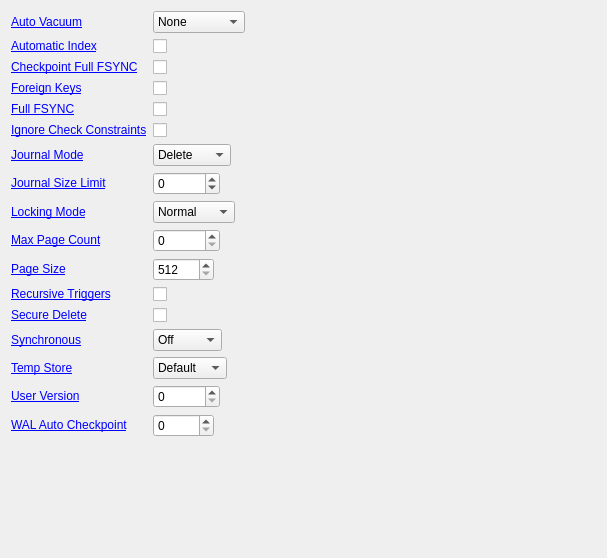
          <widget class="QWidget" name="scrollAreaWidgetContents">
           <property name="geometry">
            <rect>
             <x>0</x>
             <y>0</y>
             <width>607</width>
             <height>558</height>
            </rect>
           </property>
           <layout class="QFormLayout" name="formLayout">
            <property name="fieldGrowthPolicy">
             <enum>QFormLayout::ExpandingFieldsGrow</enum>
            </property>
            <item row="0" column="0">
             <widget class="QLabel" name="labelPragmaAutoVacuum">
              <property name="text">
               <string>&lt;html&gt;&lt;head/&gt;&lt;body&gt;&lt;p&gt;&lt;a href=&quot;http://www.sqlite.org/pragma.html#pragma_auto_vacuum&quot;&gt;&lt;span style=&quot; text-decoration: underline; color:#0000ff;&quot;&gt;Auto Vacuum&lt;/span&gt;&lt;/a&gt;&lt;/p&gt;&lt;/body&gt;&lt;/html&gt;</string>
              </property>
              <property name="openExternalLinks">
               <bool>true</bool>
              </property>
              <property name="textInteractionFlags">
               <set>Qt::LinksAccessibleByMouse</set>
              </property>
              <property name="buddy">
               <cstring>comboboxPragmaAutoVacuum</cstring>
              </property>
             </widget>
            </item>
            <item row="0" column="1">
             <widget class="QComboBox" name="comboboxPragmaAutoVacuum">
              <item>
               <property name="text">
                <string>None</string>
               </property>
              </item>
              <item>
               <property name="text">
                <string>Full</string>
               </property>
              </item>
              <item>
               <property name="text">
                <string>Incremental</string>
               </property>
              </item>
             </widget>
            </item>
            <item row="1" column="0">
             <widget class="QLabel" name="labelPragmaAutomaticIndex">
              <property name="text">
               <string>&lt;html&gt;&lt;head/&gt;&lt;body&gt;&lt;p&gt;&lt;a href=&quot;http://www.sqlite.org/pragma.html#pragma_automatic_index&quot;&gt;&lt;span style=&quot; text-decoration: underline; color:#0000ff;&quot;&gt;Automatic Index&lt;/span&gt;&lt;/a&gt;&lt;/p&gt;&lt;/body&gt;&lt;/html&gt;</string>
              </property>
              <property name="openExternalLinks">
               <bool>true</bool>
              </property>
              <property name="buddy">
               <cstring>checkboxPragmaAutomaticIndex</cstring>
              </property>
             </widget>
            </item>
            <item row="1" column="1">
             <widget class="QCheckBox" name="checkboxPragmaAutomaticIndex">
              <property name="text">
               <string/>
              </property>
             </widget>
            </item>
            <item row="2" column="0">
             <widget class="QLabel" name="labelPragmaCheckpointFullFsync">
              <property name="text">
               <string>&lt;html&gt;&lt;head/&gt;&lt;body&gt;&lt;p&gt;&lt;a href=&quot;http://www.sqlite.org/pragma.html#pragma_checkpoint_fullfsync&quot;&gt;&lt;span style=&quot; text-decoration: underline; color:#0000ff;&quot;&gt;Checkpoint Full FSYNC&lt;/span&gt;&lt;/a&gt;&lt;/p&gt;&lt;/body&gt;&lt;/html&gt;</string>
              </property>
              <property name="openExternalLinks">
               <bool>true</bool>
              </property>
              <property name="buddy">
               <cstring>checkboxPragmaCheckpointFullFsync</cstring>
              </property>
             </widget>
            </item>
            <item row="2" column="1">
             <widget class="QCheckBox" name="checkboxPragmaCheckpointFullFsync">
              <property name="text">
               <string/>
              </property>
             </widget>
            </item>
            <item row="3" column="0">
             <widget class="QLabel" name="labelPragmaForeignKeys">
              <property name="text">
               <string>&lt;html&gt;&lt;head/&gt;&lt;body&gt;&lt;p&gt;&lt;a href=&quot;http://www.sqlite.org/pragma.html#pragma_foreign_keys&quot;&gt;&lt;span style=&quot; text-decoration: underline; color:#0000ff;&quot;&gt;Foreign Keys&lt;/span&gt;&lt;/a&gt;&lt;/p&gt;&lt;/body&gt;&lt;/html&gt;</string>
              </property>
              <property name="openExternalLinks">
               <bool>true</bool>
              </property>
              <property name="buddy">
               <cstring>checkboxPragmaForeignKeys</cstring>
              </property>
             </widget>
            </item>
            <item row="3" column="1">
             <widget class="QCheckBox" name="checkboxPragmaForeignKeys">
              <property name="text">
               <string/>
              </property>
             </widget>
            </item>
            <item row="4" column="0">
             <widget class="QLabel" name="labelPragmaFullFsync">
              <property name="text">
               <string>&lt;html&gt;&lt;head/&gt;&lt;body&gt;&lt;p&gt;&lt;a href=&quot;http://www.sqlite.org/pragma.html#pragma_fullfsync&quot;&gt;&lt;span style=&quot; text-decoration: underline; color:#0000ff;&quot;&gt;Full FSYNC&lt;/span&gt;&lt;/a&gt;&lt;/p&gt;&lt;/body&gt;&lt;/html&gt;</string>
              </property>
              <property name="openExternalLinks">
               <bool>true</bool>
              </property>
              <property name="buddy">
               <cstring>checkboxPragmaFullFsync</cstring>
              </property>
             </widget>
            </item>
            <item row="4" column="1">
             <widget class="QCheckBox" name="checkboxPragmaFullFsync">
              <property name="text">
               <string/>
              </property>
             </widget>
            </item>
            <item row="5" column="0">
             <widget class="QLabel" name="labelPragmaIgnoreCheckConstraints">
              <property name="text">
               <string>&lt;html&gt;&lt;head/&gt;&lt;body&gt;&lt;p&gt;&lt;a href=&quot;http://www.sqlite.org/pragma.html#pragma_ignore_check_constraints&quot;&gt;&lt;span style=&quot; text-decoration: underline; color:#0000ff;&quot;&gt;Ignore Check Constraints&lt;/span&gt;&lt;/a&gt;&lt;/p&gt;&lt;/body&gt;&lt;/html&gt;</string>
              </property>
              <property name="openExternalLinks">
               <bool>true</bool>
              </property>
              <property name="buddy">
               <cstring>checkboxPragmaIgnoreCheckConstraints</cstring>
              </property>
             </widget>
            </item>
            <item row="5" column="1">
             <widget class="QCheckBox" name="checkboxPragmaIgnoreCheckConstraints">
              <property name="text">
               <string/>
              </property>
             </widget>
            </item>
            <item row="6" column="0">
             <widget class="QLabel" name="labelPragmaJournalMode">
              <property name="text">
               <string>&lt;html&gt;&lt;head/&gt;&lt;body&gt;&lt;p&gt;&lt;a href=&quot;http://www.sqlite.org/pragma.html#pragma_journal_mode&quot;&gt;&lt;span style=&quot; text-decoration: underline; color:#0000ff;&quot;&gt;Journal Mode&lt;/span&gt;&lt;/a&gt;&lt;/p&gt;&lt;/body&gt;&lt;/html&gt;</string>
              </property>
              <property name="openExternalLinks">
               <bool>true</bool>
              </property>
              <property name="buddy">
               <cstring>comboboxPragmaJournalMode</cstring>
              </property>
             </widget>
            </item>
            <item row="6" column="1">
             <widget class="QComboBox" name="comboboxPragmaJournalMode">
              <item>
               <property name="text">
                <string>Delete</string>
               </property>
              </item>
              <item>
               <property name="text">
                <string>Truncate</string>
               </property>
              </item>
              <item>
               <property name="text">
                <string>Persist</string>
               </property>
              </item>
              <item>
               <property name="text">
                <string>Memory</string>
               </property>
              </item>
              <item>
               <property name="text">
                <string>WAL</string>
               </property>
              </item>
              <item>
               <property name="text">
                <string>Off</string>
               </property>
              </item>
             </widget>
            </item>
            <item row="7" column="0">
             <widget class="QLabel" name="labelJournalSizeLimit">
              <property name="text">
               <string>&lt;html&gt;&lt;head/&gt;&lt;body&gt;&lt;p&gt;&lt;a href=&quot;http://www.sqlite.org/pragma.html#pragma_journal_size_limit&quot;&gt;&lt;span style=&quot; text-decoration: underline; color:#0000ff;&quot;&gt;Journal Size Limit&lt;/span&gt;&lt;/a&gt;&lt;/p&gt;&lt;/body&gt;&lt;/html&gt;</string>
              </property>
              <property name="openExternalLinks">
               <bool>true</bool>
              </property>
              <property name="buddy">
               <cstring>spinPragmaJournalSizeLimit</cstring>
              </property>
             </widget>
            </item>
            <item row="7" column="1">
             <widget class="QSpinBox" name="spinPragmaJournalSizeLimit">
              <property name="minimum">
               <number>-1</number>
              </property>
              <property name="maximum">
               <number>100000</number>
              </property>
             </widget>
            </item>
            <item row="8" column="0">
             <widget class="QLabel" name="labelPragmaLockingMode">
              <property name="text">
               <string>&lt;html&gt;&lt;head/&gt;&lt;body&gt;&lt;p&gt;&lt;a href=&quot;http://www.sqlite.org/pragma.html#pragma_locking_mode&quot;&gt;&lt;span style=&quot; text-decoration: underline; color:#0000ff;&quot;&gt;Locking Mode&lt;/span&gt;&lt;/a&gt;&lt;/p&gt;&lt;/body&gt;&lt;/html&gt;</string>
              </property>
              <property name="openExternalLinks">
               <bool>true</bool>
              </property>
              <property name="buddy">
               <cstring>comboboxPragmaLockingMode</cstring>
              </property>
             </widget>
            </item>
            <item row="8" column="1">
             <widget class="QComboBox" name="comboboxPragmaLockingMode">
              <item>
               <property name="text">
                <string>Normal</string>
               </property>
              </item>
              <item>
               <property name="text">
                <string>Exclusive</string>
               </property>
              </item>
             </widget>
            </item>
            <item row="9" column="0">
             <widget class="QLabel" name="labelPragmaMaxPageCount">
              <property name="text">
               <string>&lt;html&gt;&lt;head/&gt;&lt;body&gt;&lt;p&gt;&lt;a href=&quot;http://www.sqlite.org/pragma.html#pragma_max_page_count&quot;&gt;&lt;span style=&quot; text-decoration: underline; color:#0000ff;&quot;&gt;Max Page Count&lt;/span&gt;&lt;/a&gt;&lt;/p&gt;&lt;/body&gt;&lt;/html&gt;</string>
              </property>
              <property name="openExternalLinks">
               <bool>true</bool>
              </property>
              <property name="buddy">
               <cstring>spinPragmaMaxPageCount</cstring>
              </property>
             </widget>
            </item>
            <item row="9" column="1">
             <widget class="QSpinBox" name="spinPragmaMaxPageCount">
              <property name="maximum">
               <number>2000000000</number>
              </property>
             </widget>
            </item>
            <item row="10" column="0">
             <widget class="QLabel" name="labelPragmaPageSize">
              <property name="text">
               <string>&lt;html&gt;&lt;head/&gt;&lt;body&gt;&lt;p&gt;&lt;a href=&quot;http://www.sqlite.org/pragma.html#pragma_page_size&quot;&gt;&lt;span style=&quot; text-decoration: underline; color:#0000ff;&quot;&gt;Page Size&lt;/span&gt;&lt;/a&gt;&lt;/p&gt;&lt;/body&gt;&lt;/html&gt;</string>
              </property>
              <property name="openExternalLinks">
               <bool>true</bool>
              </property>
              <property name="buddy">
               <cstring>spinPragmaPageSize</cstring>
              </property>
             </widget>
            </item>
            <item row="10" column="1">
             <widget class="QSpinBox" name="spinPragmaPageSize">
              <property name="minimum">
               <number>512</number>
              </property>
              <property name="maximum">
               <number>65536</number>
              </property>
             </widget>
            </item>
            <item row="11" column="0">
             <widget class="QLabel" name="labelPragmaRecursiveTriggers">
              <property name="text">
               <string>&lt;html&gt;&lt;head/&gt;&lt;body&gt;&lt;p&gt;&lt;a href=&quot;http://www.sqlite.org/pragma.html#pragma_recursive_triggers&quot;&gt;&lt;span style=&quot; text-decoration: underline; color:#0000ff;&quot;&gt;Recursive Triggers&lt;/span&gt;&lt;/a&gt;&lt;/p&gt;&lt;/body&gt;&lt;/html&gt;</string>
              </property>
              <property name="openExternalLinks">
               <bool>true</bool>
              </property>
              <property name="buddy">
               <cstring>checkboxPragmaRecursiveTriggers</cstring>
              </property>
             </widget>
            </item>
            <item row="11" column="1">
             <widget class="QCheckBox" name="checkboxPragmaRecursiveTriggers">
              <property name="text">
               <string/>
              </property>
             </widget>
            </item>
            <item row="12" column="0">
             <widget class="QLabel" name="labelPragmaSecureDelete">
              <property name="text">
               <string>&lt;html&gt;&lt;head/&gt;&lt;body&gt;&lt;p&gt;&lt;a href=&quot;http://www.sqlite.org/pragma.html#pragma_secure_delete&quot;&gt;&lt;span style=&quot; text-decoration: underline; color:#0000ff;&quot;&gt;Secure Delete&lt;/span&gt;&lt;/a&gt;&lt;/p&gt;&lt;/body&gt;&lt;/html&gt;</string>
              </property>
              <property name="openExternalLinks">
               <bool>true</bool>
              </property>
              <property name="buddy">
               <cstring>checkboxPragmaSecureDelete</cstring>
              </property>
             </widget>
            </item>
            <item row="12" column="1">
             <widget class="QCheckBox" name="checkboxPragmaSecureDelete">
              <property name="text">
               <string/>
              </property>
             </widget>
            </item>
            <item row="13" column="0">
             <widget class="QLabel" name="labelPragmaSynchronous">
              <property name="text">
               <string>&lt;html&gt;&lt;head/&gt;&lt;body&gt;&lt;p&gt;&lt;a href=&quot;http://www.sqlite.org/pragma.html#pragma_synchronous&quot;&gt;&lt;span style=&quot; text-decoration: underline; color:#0000ff;&quot;&gt;Synchronous&lt;/span&gt;&lt;/a&gt;&lt;/p&gt;&lt;/body&gt;&lt;/html&gt;</string>
              </property>
              <property name="openExternalLinks">
               <bool>true</bool>
              </property>
              <property name="buddy">
               <cstring>comboboxPragmaSynchronous</cstring>
              </property>
             </widget>
            </item>
            <item row="13" column="1">
             <widget class="QComboBox" name="comboboxPragmaSynchronous">
              <item>
               <property name="text">
                <string>Off</string>
               </property>
              </item>
              <item>
               <property name="text">
                <string>Normal</string>
               </property>
              </item>
              <item>
               <property name="text">
                <string>Full</string>
               </property>
              </item>
             </widget>
            </item>
            <item row="14" column="0">
             <widget class="QLabel" name="labelPragmaTempStore">
              <property name="text">
               <string>&lt;html&gt;&lt;head/&gt;&lt;body&gt;&lt;p&gt;&lt;a href=&quot;http://www.sqlite.org/pragma.html#pragma_temp_store&quot;&gt;&lt;span style=&quot; text-decoration: underline; color:#0000ff;&quot;&gt;Temp Store&lt;/span&gt;&lt;/a&gt;&lt;/p&gt;&lt;/body&gt;&lt;/html&gt;</string>
              </property>
              <property name="openExternalLinks">
               <bool>true</bool>
              </property>
              <property name="buddy">
               <cstring>comboboxPragmaTempStore</cstring>
              </property>
             </widget>
            </item>
            <item row="14" column="1">
             <widget class="QComboBox" name="comboboxPragmaTempStore">
              <item>
               <property name="text">
                <string>Default</string>
               </property>
              </item>
              <item>
               <property name="text">
                <string>File</string>
               </property>
              </item>
              <item>
               <property name="text">
                <string>Memory</string>
               </property>
              </item>
             </widget>
            </item>
            <item row="15" column="0">
             <widget class="QLabel" name="labelPragmaUserVersion">
              <property name="text">
               <string>&lt;html&gt;&lt;head/&gt;&lt;body&gt;&lt;p&gt;&lt;a href=&quot;http://www.sqlite.org/pragma.html#pragma_user_version&quot;&gt;&lt;span style=&quot; text-decoration: underline; color:#0000ff;&quot;&gt;User Version&lt;/span&gt;&lt;/a&gt;&lt;/p&gt;&lt;/body&gt;&lt;/html&gt;</string>
              </property>
              <property name="openExternalLinks">
               <bool>true</bool>
              </property>
              <property name="buddy">
               <cstring>spinPragmaUserVersion</cstring>
              </property>
             </widget>
            </item>
            <item row="15" column="1">
             <widget class="QSpinBox" name="spinPragmaUserVersion">
              <property name="maximum">
               <number>2147483647</number>
              </property>
             </widget>
            </item>
            <item row="16" column="0">
             <widget class="QLabel" name="labelPragmaWalAutoCheckpoint">
              <property name="text">
               <string>&lt;html&gt;&lt;head/&gt;&lt;body&gt;&lt;p&gt;&lt;a href=&quot;http://www.sqlite.org/pragma.html#pragma_wal_autocheckpoint&quot;&gt;&lt;span style=&quot; text-decoration: underline; color:#0000ff;&quot;&gt;WAL Auto Checkpoint&lt;/span&gt;&lt;/a&gt;&lt;/p&gt;&lt;/body&gt;&lt;/html&gt;</string>
              </property>
              <property name="openExternalLinks">
               <bool>true</bool>
              </property>
              <property name="buddy">
               <cstring>spinPragmaWalAutoCheckpoint</cstring>
              </property>
             </widget>
            </item>
            <item row="16" column="1">
             <widget class="QSpinBox" name="spinPragmaWalAutoCheckpoint">
              <property name="maximum">
               <number>10000</number>
              </property>
             </widget>
            </item>
           </layout>
          </widget>
